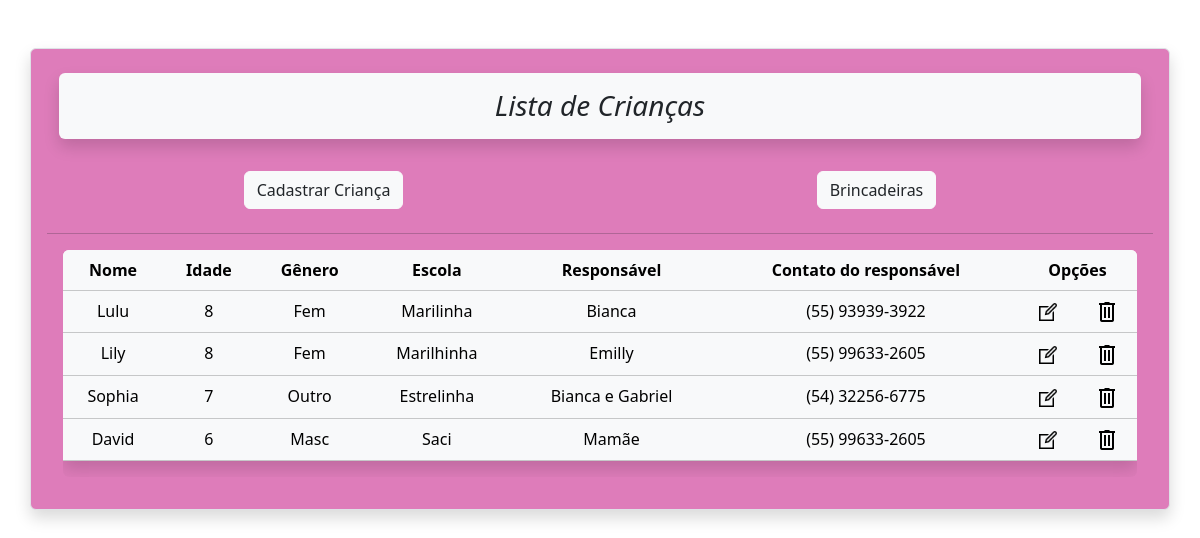
The page / on the database its author committed.
### tables this page shows
CREATE TABLE IF NOT EXISTS `children` (
  `ID` int NOT NULL AUTO_INCREMENT,
  `nome` varchar(255) NOT NULL,
  `idade` int NOT NULL,
  `sexo` varchar(10) NOT NULL,
  `escola` varchar(255) NOT NULL,
  `responsavel` varchar(255) NOT NULL,
  `contato_resp` varchar(16) NOT NULL,
  PRIMARY KEY (`ID`)
);

### index.php (the view, shortened to what this page needs)
<!DOCTYPE html>
<html lang="PT-BR">
<head>
    <link href="https://cdn.jsdelivr.net/npm/bootstrap@5.3.1/dist/css/bootstrap.min.css" rel="stylesheet">
</head>
<body>
<div class="container-sm my-5 p-3 text-center border rounded shadow" style="background-color:#de7cba;">
    <?php include('processaC.php');
    $sql = "SELECT * FROM children";
    $resultado = mysqli_query($conexao, $sql);
    $qtLinhas = mysqli_num_rows($resultado);
    ?>
    <div class="row mt-2 text-center mx-auto">
        <div class="col-12">
            <p class="p-3 h3 shadow bg-light rounded"> <i>Lista de Crianças</i> </p>
        </div>
        <div class="col-6 mt-3">
            <button class="btn btn-light m-2"><a href="cadCria.php" class="text-decoration-none text-dark">Cadastrar Criança</a></button>
        </div>
        <div class="col-6 mt-3">
            <button class="btn btn-light m-2"><a href="./Brincadeiras/visuBrinks.php" class="text-decoration-none text-dark">Brincadeiras</a></button>
        </div>
    </div>
    <hr>
    <?php if($qtLinhas > 0) : ?>
    <div class='rounded table-responsive text-center m-3'>
		<table class='table table-light table-hover shadow'>
            <thead class='table-light text-bg-light'>
                <tr>
                    <th> Nome </th>
                    <th> Idade </th>
                    <th> Gênero </th>
                    <th> Escola </th>
                    <th> Responsável </th>
                    <th> Contato do responsável </th>
                    <th colspan="2"> Opções </th>
                </tr>
            </thead>
            <tbody>
            <?php while ($dados = mysqli_fetch_assoc($resultado)) : ?>
                <tr>
                <td> <?php echo $dados['nome']; ?> </td>
                <td> <?php echo $dados['idade']; ?> </td>
                <td> <?php echo $dados['sexo']; ?> </td>
                <td> <?php echo $dados['escola']; ?> </td>
                <td> <?php echo $dados['responsavel']; ?> </td>
                <td> <?php echo $dados['contato_resp']; ?> </td>
                <td>
                    <a href="editCria.php?editar=<?php echo $dados['ID']; ?>">
                        <img height='24' width='24' src='img/edit.png'> </a>
                </td>
                <td>
                    <a href="processaC.php?deletar=<?php echo $dados['ID']; ?>">
                        <img height='24' width='24' src='img\del.png' /> </a>
                </td>
            </tr>
            <?php endwhile; ?>
        <?php else :
            print "<p class='alert alert-danger m-3'>Ainda Não Há Crianças Castradas!</p>";
        ?>
        <?php endif; ?>
        </tbody>
    </table>
    </div>
</div>
</body>
</html>

### rows shown on the page
children: nome "Lulu", idade "8", sexo "Fem", escola "Marilinha", responsavel "Bianca", contato_resp "(55) 93939-3922"
children: nome "Lily", idade "8", sexo "Fem", escola "Marilhinha", responsavel "Emilly", contato_resp "(55) 99633-2605"
children: nome "Sophia", idade "7", sexo "Outro", escola "Estrelinha", responsavel "Bianca e Gabriel", contato_resp "(54) 32256-6775"
children: nome "David", idade "6", sexo "Masc", escola "Saci", responsavel "Mamãe", contato_resp "(55) 99633-2605"
